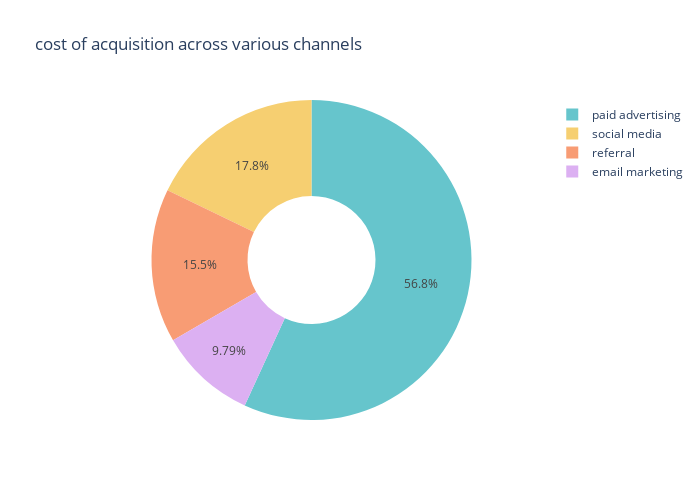

Notebook source saved alongside this figure:
### Markdown cell above
### (a) doughnut chart :

### Code cell
fig_pie= px.pie(channels_mean, 
                names='channel', 
                values='cost', 
                title='cost of acquisition across various channels', 
                hole=0.4, 
                color_discrete_sequence= px.colors.qualitative.Pastel
               )
fig_pie.update_layout(width=700, height=500)
fig_pie.show()

### Figure 1 — Plotly figure (JSON) as saved in the notebook; plotly's stock layout.template omitted (floating-point values rounded to 4 significant figures)
{"data": [{"domain": {"x": [0, 1], "y": [0, 1]}, "hole": 0.4, "hovertemplate": "channel=%{label}<br>cost=%{value}<extra></extra>", "labels": ["email marketing", "paid advertising", "referral", "social media"], "legendgroup": "", "name": "", "showlegend": true, "type": "pie", "values": [5.246, 30.45, 8.32, 9.546]}], "layout": {"height": 500, "legend": {"tracegroupgap": 0}, "piecolorway": ["rgb(102, 197, 204)", "rgb(246, 207, 113)", "rgb(248, 156, 116)", "rgb(220, 176, 242)", "rgb(135, 197, 95)", "rgb(158, 185, 243)", "rgb(254, 136, 177)", "rgb(201, 219, 116)", "rgb(139, 224, 164)", "rgb(180, 151, 231)", "rgb(179, 179, 179)"], "title": {"text": "cost of acquisition across various channels"}, "width": 700}}
